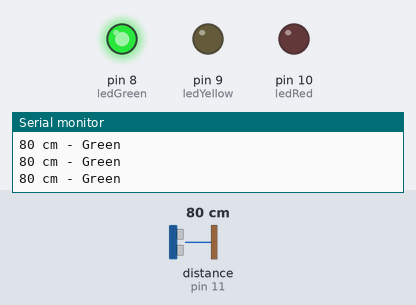
Simulated run of this sketch. Board: Arduino Uno, built with avr-gcc and run on an emulated ATmega328P. Shown: output pins drawn as LEDs (lit = HIGH), the last lines printed to the serial monitor. Wiring (inferred from the names in the program): ultrasonic range finder: trigger pin 12; echo pin 11. The test bench sets the inputs (shaded band); at power-on: distance to the obstacle (sensor on pin 11) 80 cm. The echo pulse lasts 58.3 µs per cm; pins used as bus, display or sensor lines are not drawn.

Above: at 1.2 s.
1.3 s: distance to the obstacle (sensor on pin 11) set to 56 cm
4.3 s: distance to the obstacle (sensor on pin 11) set to 46 cm
At 5.6 s:
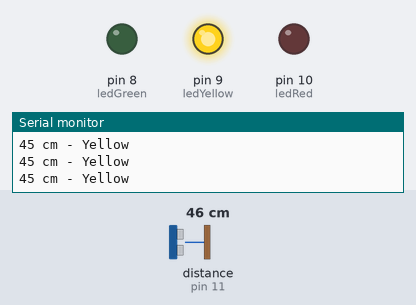
6.0 s: distance to the obstacle (sensor on pin 11) set to 22 cm
7.5 s: distance to the obstacle (sensor on pin 11) set to 17 cm
At 8.2 s:
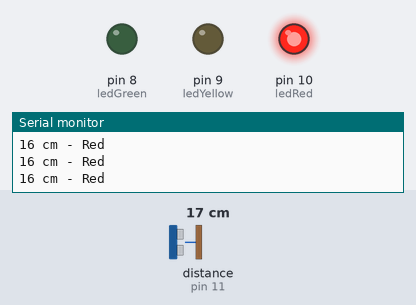
9.0 s: distance to the obstacle (sensor on pin 11) set to 60 cm
At 10.0 s:
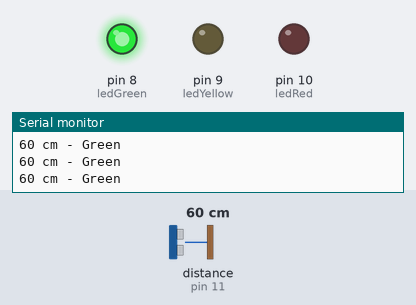
10.6 s: distance to the obstacle (sensor on pin 11) set to 2 cm
At 11.1 s:
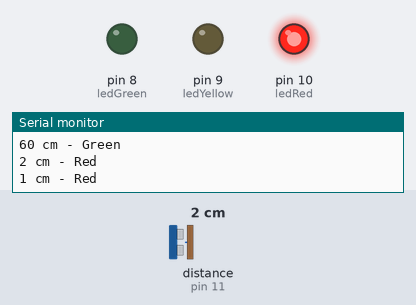
Timing chart, 0 to 13.2 s (numbered marks = the images above; inputs shaded):
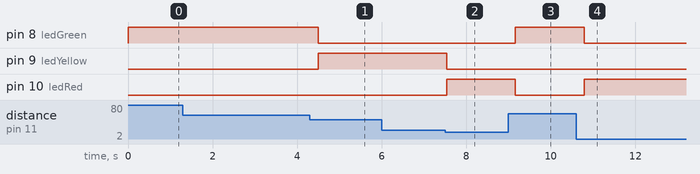

The sketch:

03b_HC-SR04_sygnalizacjaLED.ino
```cpp
/*
  Czujnik odległości podłączenie:
  Vcc - zasilanie +5V
  echoPin - pin 11
  trigPin - pin 12
  GND - masa
*/
#define trigPin 12
#define echoPin 11
#define ledRed 10
#define ledYellow 9
#define ledGreen 8

void setup() {
  // Inicjacja komunikacji serial do komputera
  Serial.begin(9600);
  Serial.println("Inicjacja komunikacji");
  // Inicjacja wejść i wyjść Arduino
  pinMode(trigPin, OUTPUT);
  pinMode(echoPin, INPUT);
  pinMode(ledRed, OUTPUT);
  pinMode(ledYellow, OUTPUT);
  pinMode(ledGreen, OUTPUT);
  // Ustawienie stanu początkowego LED
  digitalWrite(ledRed, LOW);
  digitalWrite(ledYellow, LOW);
  digitalWrite(ledGreen, LOW);
}

// Funkcja mierzaca i zwracająca odleglość w cm
// Do funkcji nie trzeba dostarczać niczego. Funkcja zwraca zmierzoną odległość jako INT.
int zmierzOdleglosc(){
  int dystans = 0;
  // Wyzwolenie pomiaru przez podanie sygnału HIGH (+5V) na złącze trigPin czujnika odległości
  digitalWrite(trigPin, LOW);
  delayMicroseconds(2);
  digitalWrite(trigPin, HIGH);
  delayMicroseconds(10);
  digitalWrite(trigPin, LOW);

  // Odczyt wyniku pomiaru z pinu echoPin czujnika
  // Czujnik na pin echoPin zwraca impuls (stan HIGH +5V) proporcjonalny do zmierzonej odległości.
  // My mierzymy długość trwania tego impulsu w mikrosekundach.
  // Wyliczanie odległości - wzór z dokumentacji czujnika: cm = długość_impulsu / 58
  dystans = pulseIn(echoPin, HIGH) / 58;
  return dystans;
}

void loop() {
  // Wywołanie funkcji która mierzy odległość, wynik zapisywany jest do zmiennej odległość
  int odleglosc = zmierzOdleglosc();
  if (odleglosc > 400) {
    odleglosc = 400;
  }
  Serial.print(odleglosc);
  Serial.print(" cm - ");
  // Zapalanie LED w zależnosci od odleglości
  // Green > 50
  // Yellow 50-20
  // Red < 20
  if (odleglosc > 50) {
    digitalWrite(ledRed, LOW);
    digitalWrite(ledYellow, LOW);
    digitalWrite(ledGreen, HIGH);
    Serial.println("Green");
  } else if (odleglosc < 20){
    digitalWrite(ledRed, HIGH);
    digitalWrite(ledYellow, LOW);
    digitalWrite(ledGreen, LOW);
    Serial.println("Red");
  } else {
    digitalWrite(ledRed, LOW);
    digitalWrite(ledYellow, HIGH);
    digitalWrite(ledGreen, LOW);
    Serial.println("Yellow");
  }
  // Następny pomiar za 200ms.
  delay(200);
}
```

Measured:
- the behaviour switches between 51 and 50 cm on distance to the obstacle (sensor on pin 11) (found by bisection; images 0 and 1)
- the behaviour switches between 21 and 20 cm on distance to the obstacle (sensor on pin 11) (found by bisection; images 1 and 2)
- after the input at 4.3 s, pin 8 (ledGreen): HIGH → LOW after 0.20 s; pin 9 (ledYellow): LOW → HIGH after 0.20 s
- after the input at 7.5 s, pin 9 (ledYellow): HIGH → LOW at once; pin 10 (ledRed): LOW → HIGH at once
- after the input at 9.0 s, pin 8 (ledGreen): LOW → HIGH after 0.16 s; pin 10 (ledRed): HIGH → LOW after 0.16 s
- after the input at 10.6 s, pin 8 (ledGreen): HIGH → LOW after 0.19 s; pin 10 (ledRed): LOW → HIGH after 0.19 s
